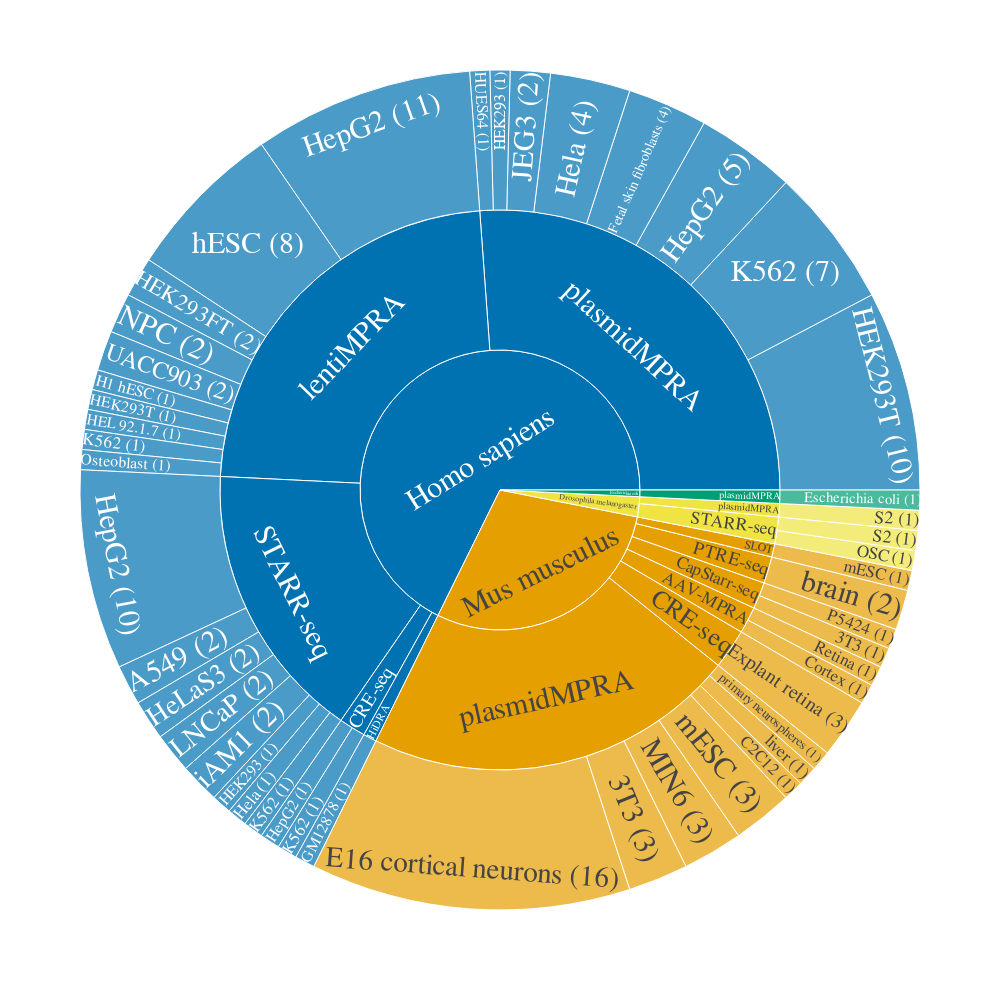

Notebook code cell kept with this figure:
### Code cell
#https://plotly.com/python/sunburst-charts/?_ga=2.93626589.1720091979.1695947763-1327420249.1695947763

grouped2 = pd.DataFrame(grouped.groupby(['Organism', 'Library_strategy','Cell_line_tissue']).sum())
total = grouped2.groupby(['Organism'])['count'].sum().sum()
total_per_organism = grouped2.groupby(['Organism'])['count'].sum()
total_per_organism_library = grouped2.groupby(['Organism','Library_strategy'])['count'].sum()
total_per_organism_library_tissue = pd.DataFrame(grouped2.groupby(['Organism','Library_strategy','Cell_line_tissue'])['count'].sum())

percentageoforganism =grouped2.groupby(['Organism'])['count'].apply(lambda x: x.sum() / total *100)
librarypercentageoforganism = grouped2.groupby(['Organism', 'Library_strategy'])['count'].apply(lambda x: (x.sum() / total_per_organism[x.name[0]]) * 100)
librarypercentageoforganism = librarypercentageoforganism.groupby(level=[0,1]).sum()  / 100 * percentageoforganism
tissuepercentageoflibraryperorganism = pd.DataFrame(grouped2.groupby(['Organism','Library_strategy'])['count'].apply(lambda x: x/x.sum()*100))
unique_index = pd.Index(tissuepercentageoflibraryperorganism.index).unique()
new_df = pd.DataFrame(index=unique_index, data=tissuepercentageoflibraryperorganism['count']).reset_index()
new_index = [(x[0], x[1], x[-1]) for x in new_df['index']]
new_df['index'] = new_index
new_df.index = new_df['index']
grouped2['percentage'] = new_df['count']
grouped2['percentage'] = grouped2['percentage']  / 100 * librarypercentageoforganism
df = grouped2.reset_index()

df['Cell_line_tissue'] = df['Cell_line_tissue'] + ' (' + df['count'].astype(str) + ')'


fig = px.sunburst(df, path=['Organism', 'Library_strategy', 'Cell_line_tissue'], values='percentage',color_discrete_sequence=Colorblind[4])

# Define the layout
layout = go.Layout(
    title=" ",
    font=dict(
        family="Courier New, monospace",
        size=18,
        color="RebeccaPurple"
    ),
    showlegend=True,
    autosize=False,
    width=1000,
    height=1000
) 

# Update the layout and traces
fig.update_layout(layout)
fig.update_traces(textfont_size=30)
fig.update_traces(textfont=dict(family="Arial"))

fig.write_image("piechart_MPRA.svg")

fig.show()

### Figure 1 — Plotly figure (JSON) as saved in the notebook; plotly's stock layout.template omitted (floating-point values rounded to 4 significant figures)
{"data": [{"branchvalues": "total", "domain": {"x": [0, 1], "y": [0, 1]}, "hovertemplate": "labels=%{label}<br>percentage=%{value}<br>parent=%{parent}<br>id=%{id}<extra></extra>", "ids": ["Mus musculus/CapStarr-seq/3T3 (1)", "Mus musculus/plasmidMPRA/3T3 (3)", "Homo sapiens/STARR-seq/A549 (2)", "Mus musculus/plasmidMPRA/C2C12 (1)", "Mus musculus/AAV-MPRA/Cortex (1)", "Mus musculus/plasmidMPRA/E16 cortical neurons (16)", "Escherichia coli/plasmidMPRA/Escherichia coli (1)", "Mus musculus/CRE-seq/Explant retina (3)", "Homo sapiens/plasmidMPRA/Fetal skin fibroblasts (4)", "Homo sapiens/HiDRA/GM12878 (1)", "Homo sapiens/lentiMPRA/H1 hESC (1)", "Homo sapiens/STARR-seq/HEK293 (1)", "Homo sapiens/plasmidMPRA/HEK293 (1)", "Homo sapiens/lentiMPRA/HEK293FT (2)", "Homo sapiens/lentiMPRA/HEK293T (1)", "Homo sapiens/plasmidMPRA/HEK293T (10)", "Homo sapiens/lentiMPRA/HEL 92.1.7 (1)", "Homo sapiens/plasmidMPRA/HUES64 (1)", "Homo sapiens/STARR-seq/HeLaS3 (2)", "Homo sapiens/STARR-seq/Hela (1)", "Homo sapiens/plasmidMPRA/Hela (4)", "Homo sapiens/CRE-seq/HepG2 (1)", "Homo sapiens/STARR-seq/HepG2 (10)", "Homo sapiens/lentiMPRA/HepG2 (11)", "Homo sapiens/plasmidMPRA/HepG2 (5)", "Homo sapiens/plasmidMPRA/JEG3 (2)", "Homo sapiens/CRE-seq/K562 (1)", "Homo sapiens/STARR-seq/K562 (1)", "Homo sapiens/lentiMPRA/K562 (1)", "Homo sapiens/plasmidMPRA/K562 (7)", "Homo sapiens/STARR-seq/LNCaP (2)", "Mus musculus/plasmidMPRA/MIN6 (3)", "Homo sapiens/lentiMPRA/NPC (2)", "Drosophila melanogaster/STARR-seq/OSC (1)", "Homo sapiens/lentiMPRA/Osteoblast (1)", "Mus musculus/CapStarr-seq/P5424 (1)", "Mus musculus/AAV-MPRA/Retina (1)", "Drosophila melanogaster/STARR-seq/S2 (1)", "Drosophila melanogaster/plasmidMPRA/S2 (1)", "Homo sapiens/lentiMPRA/UACC903 (2)", "Mus musculus/PTRE-seq/brain (2)", "Homo sapiens/lentiMPRA/hESC (8)", "Homo sapiens/STARR-seq/iAM1 (2)", "Mus musculus/plasmidMPRA/liver (1)", "Mus musculus/SLOT/mESC (1)", "Mus musculus/plasmidMPRA/mESC (3)", "Mus musculus/plasmidMPRA/primary neurospheres (1)", "Mus musculus/AAV-MPRA", "Homo sapiens/CRE-seq", "Mus musculus/CRE-seq", "Mus musculus/CapStarr-seq", "Homo sapiens/HiDRA", "Mus musculus/PTRE-seq", "Mus musculus/SLOT", "Drosophila melanogaster/STARR-seq", "Homo sapiens/STARR-seq", "Homo sapiens/lentiMPRA", "Drosophila melanogaster/plasmidMPRA", "Escherichia coli/plasmidMPRA", "Homo sapiens/plasmidMPRA", "Mus musculus/plasmidMPRA", "Drosophila melanogaster", "Escherichia coli", "Homo sapiens", "Mus musculus"], "labels": ["3T3 (1)", "3T3 (3)", "A549 (2)", "C2C12 (1)", "Cortex (1)", "E16 cortical neurons (16)", "Escherichia coli (1)", "Explant retina (3)", "Fetal skin fibroblasts (4)", "GM12878 (1)", "H1 hESC (1)", "HEK293 (1)", "HEK293 (1)", "HEK293FT (2)", "HEK293T (1)", "HEK293T (10)", "HEL 92.1.7 (1)", "HUES64 (1)", "HeLaS3 (2)", "Hela (1)", "Hela (4)", "HepG2 (1)", "HepG2 (10)", "HepG2 (11)", "HepG2 (5)", "JEG3 (2)", "K562 (1)", "K562 (1)", "K562 (1)", "K562 (7)", "LNCaP (2)", "MIN6 (3)", "NPC (2)", "OSC (1)", "Osteoblast (1)", "P5424 (1)", "Retina (1)", "S2 (1)", "S2 (1)", "UACC903 (2)", "brain (2)", "hESC (8)", "iAM1 (2)", "liver (1)", "mESC (1)", "mESC (3)", "primary neurospheres (1)", "AAV-MPRA", "CRE-seq", "CRE-seq", "CapStarr-seq", "HiDRA", "PTRE-seq", "SLOT", "STARR-seq", "STARR-seq", "lentiMPRA", "plasmidMPRA", "plasmidMPRA", "plasmidMPRA", "plasmidMPRA", "Drosophila melanogaster", "Escherichia coli", "Homo sapiens", "Mus musculus"], "name": "", "parents": ["Mus musculus/CapStarr-seq", "Mus musculus/plasmidMPRA", "Homo sapiens/STARR-seq", "Mus musculus/plasmidMPRA", "Mus musculus/AAV-MPRA", "Mus musculus/plasmidMPRA", "Escherichia coli/plasmidMPRA", "Mus musculus/CRE-seq", "Homo sapiens/plasmidMPRA", "Homo sapiens/HiDRA", "Homo sapiens/lentiMPRA", "Homo sapiens/STARR-seq", "Homo sapiens/plasmidMPRA", "Homo sapiens/lentiMPRA", "Homo sapiens/lentiMPRA", "Homo sapiens/plasmidMPRA", "Homo sapiens/lentiMPRA", "Homo sapiens/plasmidMPRA", "Homo sapiens/STARR-seq", "Homo sapiens/STARR-seq", "Homo sapiens/plasmidMPRA", "Homo sapiens/CRE-seq", "Homo sapiens/STARR-seq", "Homo sapiens/lentiMPRA", "Homo sapiens/plasmidMPRA", "Homo sapiens/plasmidMPRA", "Homo sapiens/CRE-seq", "Homo sapiens/STARR-seq", "Homo sapiens/lentiMPRA", "Homo sapiens/plasmidMPRA", "Homo sapiens/STARR-seq", "Mus musculus/plasmidMPRA", "Homo sapiens/lentiMPRA", "Drosophila melanogaster/STARR-seq", "Homo sapiens/lentiMPRA", "Mus musculus/CapStarr-seq", "Mus musculus/AAV-MPRA", "Drosophila melanogaster/STARR-seq", "Drosophila melanogaster/plasmidMPRA", "Homo sapiens/lentiMPRA", "Mus musculus/PTRE-seq", "Homo sapiens/lentiMPRA", "Homo sapiens/STARR-seq", "Mus musculus/plasmidMPRA", "Mus musculus/SLOT", "Mus musculus/plasmidMPRA", "Mus musculus/plasmidMPRA", "Mus musculus", "Homo sapiens", "Mus musculus", "Mus musculus", "Homo sapiens", "Mus musculus", "Mus musculus", "Drosophila melanogaster", "Homo sapiens", "Homo sapiens", "Drosophila melanogaster", "Escherichia coli", "Homo sapiens", "Mus musculus", "", "", "", ""], "textfont": {"family": "Arial", "size": 30}, "type": "sunburst", "values": [0.7692, 2.308, 1.538, 0.7692, 0.7692, 12.31, 0.7692, 2.308, 3.077, 0.7692, 0.7692, 0.7692, 0.7692, 1.538, 0.7692, 7.692, 0.7692, 0.7692, 1.538, 0.7692, 3.077, 0.7692, 7.692, 8.462, 3.846, 1.538, 0.7692, 0.7692, 0.7692, 5.385, 1.538, 2.308, 1.538, 0.7692, 0.7692, 0.7692, 0.7692, 0.7692, 0.7692, 1.538, 1.538, 6.154, 1.538, 0.7692, 0.7692, 2.308, 0.7692, 1.538, 1.538, 2.308, 1.538, 0.7692, 1.538, 0.7692, 1.538, 16.15, 23.08, 0.7692, 0.7692, 26.15, 21.54, 2.308, 0.7692, 67.69, 29.23]}], "layout": {"autosize": false, "font": {"color": "RebeccaPurple", "family": "Courier New, monospace", "size": 18}, "height": 1000, "legend": {"tracegroupgap": 0}, "margin": {"t": 60}, "showlegend": true, "sunburstcolorway": ["#0072B2", "#E69F00", "#F0E442", "#009E73"], "title": {"text": " "}, "width": 1000}}
